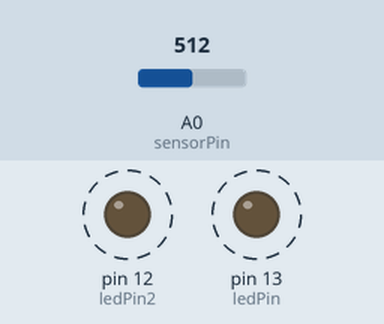
A sketch run on a simulated Arduino Uno, built with avr-gcc and run on an emulated ATmega328P. Shown: output pins drawn as LEDs (lit = HIGH). Dashed ring = blinking. The test bench sets the inputs (shaded band); at power-on: A0 (sensorPin) = 512.

Above: at 1.8 s.
1.9 s: A0 (sensorPin) set to 0
At 2.4 s:
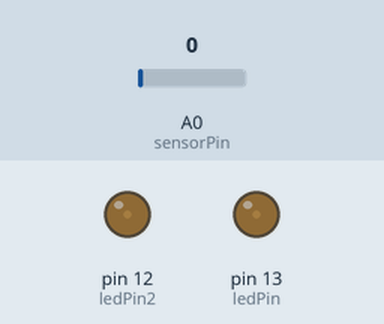
3.6 s: A0 (sensorPin) set to 122
At 3.9 s:
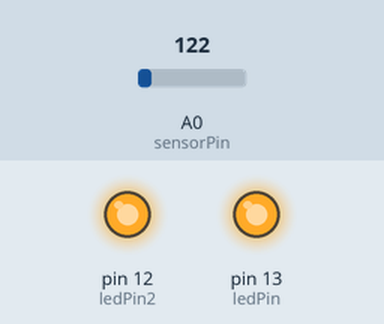
Timing chart, 0 to 13.1 s (numbered marks = the images above; inputs shaded):
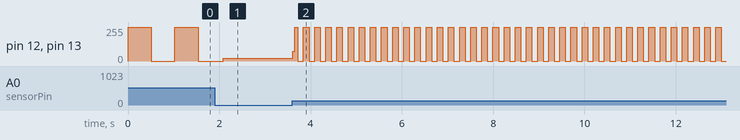

Measured:
- after the input at 3.6 s, pin 12 (ledPin2), pin 13 (ledPin): 22/255 → 73/255 at once, then moves between 0/255 and 255/255, repeating every 0.24 s
- by itself, pin 12 (ledPin2), pin 13 (ledPin): alternates 255/255 for 0.51 s and 0/255 for 0.51 s

The sketch:

Arduino_2.ino
```cpp
/* SparkFun Inventor's Kit
Example sketch 02

POTENTIOMETER

  Measure the position of a potentiometer and use it to
  control the blink rate of an LED. Turn the knob to make
  it blink faster or slower!

What's a potentiometer?

  A potentiometer, or "pot" for short, is a control knob.
  It's the same type of control you'd use to change volume,
  dim a lamp, etc. A potentiometer changes resistance as it
  is turned. By using it as a "voltage divider", the Arduino
  can sense the position of the knob, and use that value to
  control whatever you wish (like the blink rate of an LED,
  as we're doing here).

Hardware connections:

  Potentiometer:

    Potentiometers have three pins. When we're using it as a
    voltage divider, we connect the outside pins to power and
    ground. The middle pin will be the signal (a voltage which
    varies from 0 Volts to 5 Volts depending on the position of
    the knob).

    Connect the middle pin to ANALOG IN pin 0 on the Arduino.
    Connect one of the outside pins to 5V.
    Connect the other outside pin to GND.

    (TIP: if once your program is running, the knob feels
    "backwards", you can swap the 5V and GND pins to reverse
    the direction.)

  LED:

    Most Arduinos already have an LED and resistor connected to
    pin 13, so you may not need any additional circuitry.

    But if you'd like to connect a second LED to pin 13, or use
    a different pin, follow these steps:

      Connect the positive side of your LED (longer leg) to
      Arduino digital pin 13 (or another digital pin, but don't
      forget to change the code to match).

      Connect the negative side of your LED (shorter leg) to a
      330 Ohm resistor (orange-orange-brown).

      Connect the other side of the resistor to ground.

This sketch was written by SparkFun Electronics,
with lots of help from the Arduino community.
This code is completely free for any use.
Visit http://learn.sparkfun.com/products/2 for SIK information.
Visit http://www.arduino.cc to learn about the Arduino.

Version 2.0 6/2012 MDG
*/


// Welcome back! In this sketch we'll start using "variables".

// A variable is a named number. We'll often use these to store
// numbers that change, such as measurements from the outside
// world, or to make a sketch easier to understand (sometimes a
// descriptive name makes more sense than looking at a number).

// Variables can be different "data types", which is the kind of
// number we're using (can it be negative? Have a decimal point?)
// We'll introduce more data types later, but for the moment we'll
// stick with good old "integers" (called "int" in your sketch).

// Integers are whole numbers (0, 3, 5643), can be negative, and
// for reasons we won't go into right now, can range from -32768
// to 32767. (Don't worry, if you need to work with larger numbers,
// there are other data types for that. See:
// http://arduino.cc/en/Reference/VariableDeclaration
// for a list of all the data types you can use).

// You must "declare" variables before you use them, so that the
// computer knows about them. Here we'll declare two integer
// variables, and at the same time, initialize them to specific
// values. We're doing this so that further down, we can refer to
// the pins by name rather than number.

// Note that variable names are case-sensitive! If you get an
// "(variable) was not declared in this scope" error, double-check
// that you typed the name correctly.

// Here we're creating a variable called "sensorPin" of type "int"
// and initializing it to have the value "0":

int sensorPin = 0;    // The potentiometer is connected to
                      // analog pin 0

int ledPin = 13;      // The LED is connected to digital pin 13

int ledPin2 = 12;     // The LED is connected to digital pin 12

// One more thing. If you declare variables outside of a function,
// as we have here, they are called "global variables" and can be
// seen by all the functions. If you declare variables within a
// function, they can only be seen within that function. It's good
// practice to "limit the scope" of a variable whenever possible,
// but as we're getting started, global variables are just fine.


void setup() // this function runs once when the sketch starts up
{
  // We'll be using pin 13 to light a LED, so we must configure it
  // as an output.

  // Because we already created a variable called ledPin, and
  // set it equal to 13, we can use "ledPin" in place of "13".
  // This makes the sketch easier to follow.

  pinMode(ledPin, OUTPUT);

  // The above line is the same as "pinMode(13, OUTPUT);"

  pinMode(ledPin2, OUTPUT );
  //// The above line is the same as "pinMode(12, OUTPUT);"


  // You might be wondering why we're not also configuring
  // sensorPin as an input. The reason is that this is an
  // "analog in" pin. These pins have the special ability to
  // read varying voltages from sensors like the potentiometer.
  // Since they're always used as inputs, there is no need to
  // specifically configure them.
}


void loop() // this function runs repeatedly after setup() finishes
{
  // First we'll declare another integer variable
  // to store the value of the potentiometer:

  int sensorValue;

  // The potentiometer is set up as a voltage divider, so that
  // when you turn it, the voltage on the center pin will vary
  // from 0V to 5V. We've connected the center pin on the
  // potentiometer to the Arduino's analog input 0.

  // The Arduino can read external voltages on the analog input
  // pins using a built-in function called analogRead(). This
  // function takes one input value, the analog pin we're using
  // (sensorPin, which we earlier set to 0). It returns an integer
  // number that ranges from 0 (0 Volts) to 1023 (5 Volts).
  // We're sticking this value into the sensorValue variable:

  sensorValue = analogRead(sensorPin);

  // Now we'll blink the LED like in the first example, but we'll
  // use the sensorValue variable to change the blink speed
  // (the smaller the number, the faster it will blink).

  // Note that we're using the ledPin variable here as well:

  digitalWrite(ledPin, HIGH);     // Turn the LED on
  digitalWrite(ledPin2, HIGH);

  delay(sensorValue);             // Pause for sensorValue
                                  // milliseconds

  digitalWrite(ledPin, LOW);

  // Turn the LED off
  digitalWrite(ledPin2, LOW);

  delay(sensorValue);             // Pause for sensorValue
                                  // milliseconds

  // Remember that loop() repeats forever, so we'll do all this
  // again and again.
}
```
